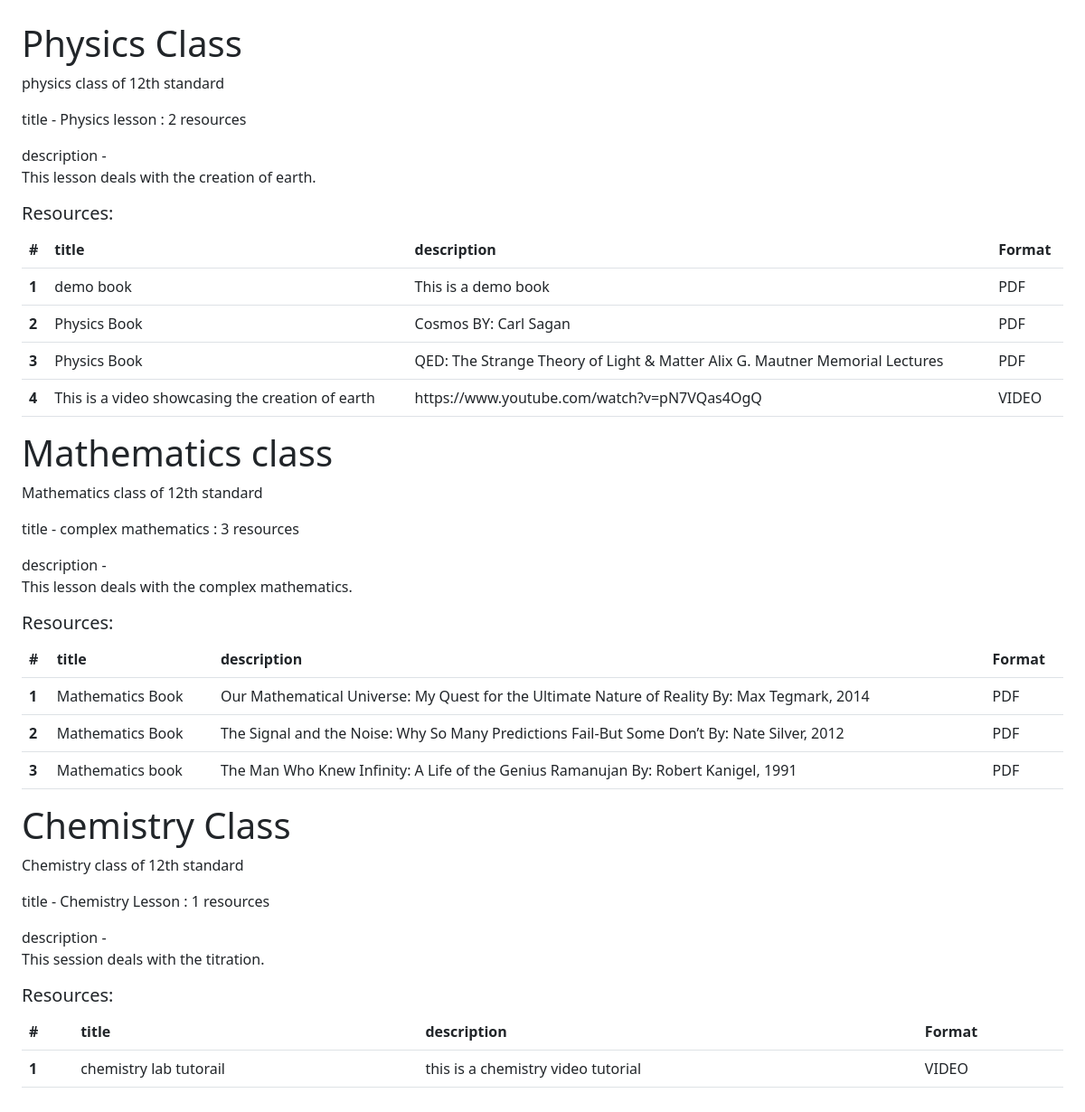
/classes/, run on the app's committed database.
### main/models.py (models this page shows, shortened)
class Class(models.Model):
	title = models.CharField(max_length=200)
	description = models.TextField()
	lessons = models.ManyToManyField("Lesson",related_name = "classes")

class Lesson(models.Model):
	title = models.CharField(max_length=200)
	description = models.TextField()
	resources_count = models.IntegerField()
	resources = models.ManyToManyField('Resources',related_name="lessons")

class Resources(models.Model):
	title = models.CharField(max_length=200)
	description = models.TextField()
	resource_type= models.CharField(max_length = 2,choices = RESOURCE_TYPE)
	class Meta:
		indexes = [
			models.Index(fields=['resource_type']),
		]

### main/views.py (the view)
# urls.py: path("classes/",views.ClassView.as_view(),name = "class"),
class ClassView(APIView):
	renderer_classes = [TemplateHTMLRenderer]
	def get(self,request,id=None,format=None):
		if id is not None:
			c = Class.objects.get(id=id)
			serializer= ClassSerializer(c)
			return Response({"classes":serializer.data},template_name = "main/detail.html")
		data = Class.objects.all()
		serializer = ClassSerializer(data,many=True)
		return Response({"data":serializer.data},template_name = "main/home.html")

### main/templates/main/home.html (shortened to what this page needs)
<!DOCTYPE html>
<html>
<head>
	<link href="https://cdn.jsdelivr.net/npm/bootstrap@5.3.0-alpha3/dist/css/bootstrap.min.css" rel="stylesheet">
</head>
<body>
<div style="padding: 2%;">
	{%for d in data%}
			<h1>{{d.title}}</h1>
			<p>{{d.description}}</p>
		  	{%for lesson in d.lessons%}
			      <p>title - {{lesson.title}} : {{lesson.resources_count}} resources</p>
			      <p>description - <br> {{lesson.description}}</p>
				<table class="table">
					<h5>Resources:</h5>
				  <thead>
				    <tr>
				      <th scope="col">#</th>
				      <th scope="col">title</th>
				      <th scope="col">description</th>
				      <th scope="col">Format</th>
				    </tr>
				  </thead>
				  <tbody>
				  	{%for resource in lesson.resources%}
					    <tr>
					      <th scope="row">{{forloop.counter}}</th>
					      <td>{{resource.title}}</td>
					      <td>{{resource.description}}</td>
					      <td>{%if resource.resource_type == "V"%}VIDEO{%else%}PDF{%endif%}</td>
					    </tr>
				    {%endfor%}
				  </tbody>
				</table>
		    {%endfor%}
	{%endfor%}
</div>
</body>
</html>

### data on the page
Class: title "Physics Class", description "physics class of 12th standard"
Lesson: title "Physics lesson", description "This lesson deals with the creation of earth."
Resources: title "demo book", description "This is a demo book"
Resources: title "Physics Book", description "Cosmos BY: Carl Sagan"
Resources: title "Physics Book", description "QED: The Strange Theory of Light & Matter Alix G. Mautner Memorial Lectures"
Resources: title "This is a video showcasing the creation of earth", description "https://www.youtube.com/watch?v=pN7VQas4OgQ"
Class: title "Mathematics class", description "Mathematics class of 12th standard"
Lesson: title "complex mathematics", description "This lesson deals with the complex mathematics."
Resources: title "Mathematics Book", description "Our Mathematical Universe: My Quest for the Ultimate Nature of Reality By: Max Tegmark, 2014"
Resources: title "Mathematics Book", description "The Signal and the Noise: Why So Many Predictions Fail-But Some Don’t By: Nate Silver, 2012"
Resources: title "Mathematics book", description "The Man Who Knew Infinity: A Life of the Genius Ramanujan By: Robert Kanigel, 1991"
Class: title "Chemistry Class", description "Chemistry class of 12th standard"
Lesson: title "Chemistry Lesson", description "This session deals with the titration."
Resources: title "chemistry lab tutorail", description "this is a chemistry video tutorial"

### other printed values
{{ lesson.resources_count }} "2" "3" "1"
